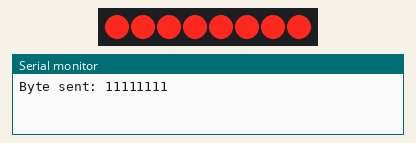
This sketch was run on a simulated Arduino Uno, built with avr-gcc and run on an emulated ATmega328P. On the bench: 8 shift-register outputs drawn as a row of LEDs (first output left, lit = HIGH), the last lines printed to the serial monitor. Wiring (inferred from the names in the program): shift register (74HC595): data pin 6; shift clock pin 5; latch pin 4. Wiring (inferred from the signals the program sends): row of LEDs: on Q0, Q1, Q2, Q3, Q4, Q5, Q6, Q7.

Above: at 0.2 s.
At 1.7 s:
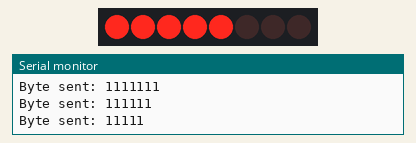
At 3.2 s:
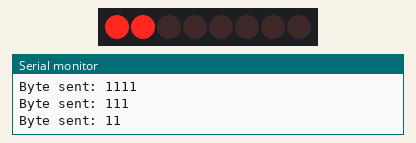
At 5.7 s:
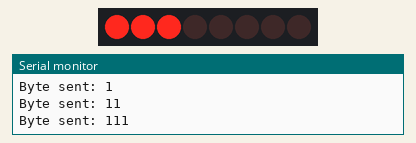
At 7.7 s:
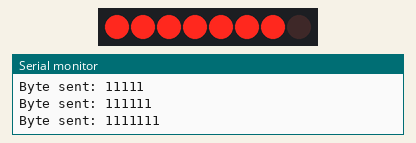
At 11.2 s:
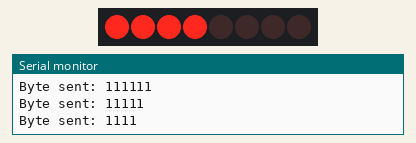
Timing chart, 0 to 11.7 s (numbered marks = the images above):
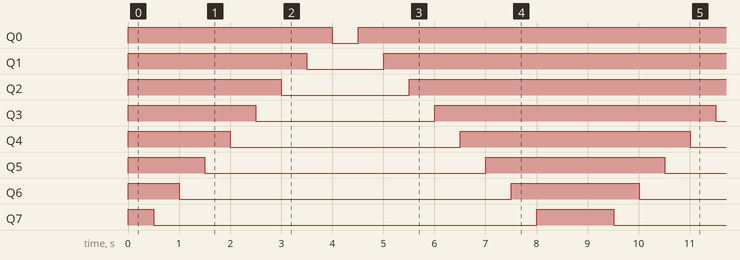

The sketch:

Bitwise_shift_left.ino
```cpp
byte num;
byte r_num;

// Shift registers
#define latch 4
#define clock_pin 5
#define data 6

void send_byte(byte bin_val) {
  digitalWrite(latch, 0);
  shiftOut(data, clock_pin, MSBFIRST, bin_val);
  digitalWrite(latch, 1);
}

void setup() {
  Serial.begin(9600);
  pinMode(latch, OUTPUT);
  pinMode(clock_pin, OUTPUT);
  pinMode(data, OUTPUT);
}

void loop() {
  num = 0b11111111;

  for (int x = 0; x < 9; ++x) {
    send_byte(num);
    Serial.print("Byte sent: ");
    Serial.println(num, BIN);
    num = num >> 1;
    delay(500);
  }// end for

  num = 0b00000001;

  for (int x = 0; x < 9; ++x) {
    send_byte(num);
    Serial.print("Byte sent: ");
    Serial.println(num, BIN);
    num = (num << 1) + 1;
    delay(500);
  }// end for

}
```

Measured:
- by itself, Q0: repeats every 9.0 s: LOW 0.50 s, HIGH 8.5 s
- by itself, Q1: repeats every 9.0 s: LOW 1.5 s, HIGH 7.5 s
- by itself, Q2: repeats every 9.0 s: LOW 2.5 s, HIGH 6.5 s
- by itself, Q3: repeats every 9.0 s: LOW 3.5 s, HIGH 5.5 s
- by itself, Q4: repeats every 9.0 s: LOW 4.5 s, HIGH 4.5 s
- by itself, Q5: repeats every 9.0 s: LOW 5.5 s, HIGH 3.5 s
- by itself, Q6: repeats every 9.0 s: LOW 6.5 s, HIGH 2.5 s
- by itself, Q7: repeats every 9.0 s: LOW 7.5 s, HIGH 1.5 s
